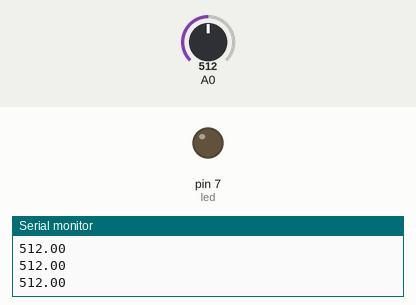
Recording of a sketch running on a simulated Arduino Uno, built with avr-gcc and run on an emulated ATmega328P. Parts: output pins drawn as LEDs (lit = HIGH), the last lines printed to the serial monitor. The inputs (shaded band) are chosen by the test bench; at power-on: A0 = 512.

Above: at 1.2 s.
1.3 s: A0 set to 117
2.8 s: A0 set to 99
At 3.2 s:
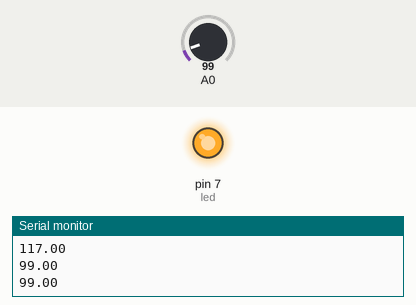
4.3 s: A0 set to 120
At 5.6 s:
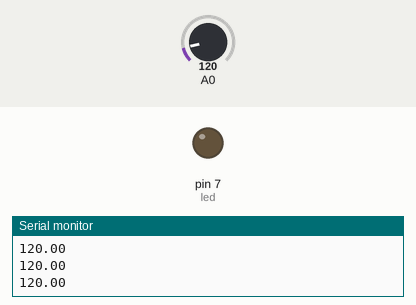
5.9 s: A0 set to 100
At 7.2 s:
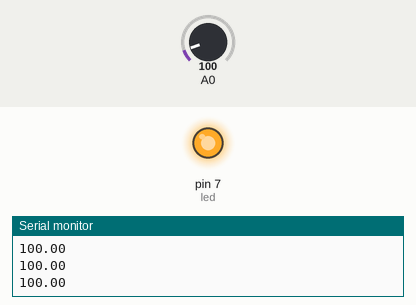
Timing chart, 0 to 8.5 s (numbered marks = the images above; inputs shaded):
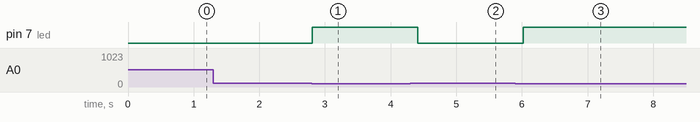

Measured:
- the behaviour switches between 110 and 109 on A0 (found by bisection; images 0 and 1)
- after the input at 2.8 s, pin 7 (led): LOW → HIGH at once
- after the input at 4.3 s, pin 7 (led): HIGH → LOW after 0.11 s
- after the input at 5.9 s, pin 7 (led): LOW → HIGH after 0.12 s

The sketch:

ldr.ino
```cpp
int led = 7;
void setup()
{
  Serial.begin(9600);
  pinMode(led,OUTPUT);
}
void loop()
{
  float intensity = analogRead(0);
  if(intensity<110)
    digitalWrite(led,HIGH);
  else
    digitalWrite(led,LOW);
  Serial.println(intensity);
  delay(200);
}
```
